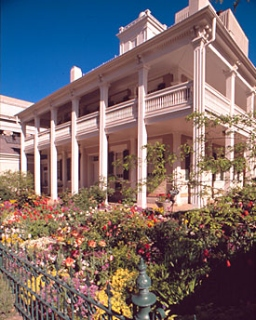
%> input picture 1/color_constancy/awb.jpg, 256 x 320 px
$ octave AWB.m   (GNU Octave 9; MATLAB toolbox functions it lacks are replaced by stand-ins)
%> lines starting %> are read from the running program, lines starting %| are printed output that depends on the picture
I=imread("awb.jpg");
%> I is the input picture: size 320x256x3 uint8; mean R, G, B 121.2, 107.4, 109.3
GrayWorld(I);

function [GW_image] = GrayWorld(I)
    % Read image and specify size of output image
    [Row Col Layer] = size(I);
%> Row = 320; Col = 256; Layer = 3
    GW_image = uint8(zeros(Row, Col, Layer));

    % Retrieve the RGB values
    R = I(:,:,1);
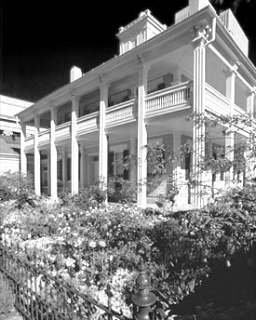
%> R: size 320x256 uint8; min 0, max 255, mean 121.2
    G = I(:,:,2);
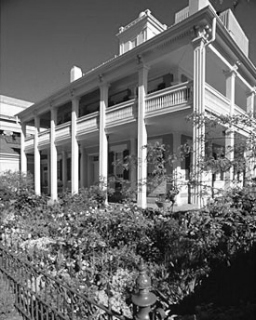
%> G: size 320x256 uint8; min 0, max 255, mean 107.4
    B = I(:,:,3);
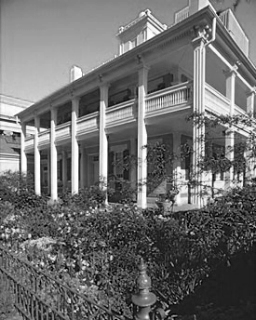
%> B: size 320x256 uint8; min 0, max 255, mean 109.3

    % Calculate means of R,G and B values
    R_mean = mean(mean(R));
%> R_mean = 121.2
    G_mean = mean(mean(G));
%> G_mean = 107.4
    B_mean = mean(mean(B));
%> B_mean = 109.3

    % Compute overall average
    Average = mean([R_mean, G_mean, B_mean]);
%> Average = 112.6

    % Retrieve scaling factor
    R_scale = Average / R_mean;
%> R_scale = 0.929
    G_scale = Average / G_mean;
%> G_scale = 1.05
    B_scale = Average / B_mean;
%> B_scale = 1.03

    % Scale image
    GW_image(:,:,1) = R * R_scale;
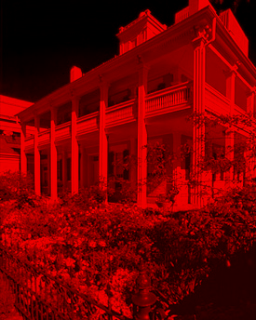
%> GW_image: size 320x256x3 uint8; mean R, G, B 112.6, 0, 0
    GW_image(:,:,2) = G * G_scale;
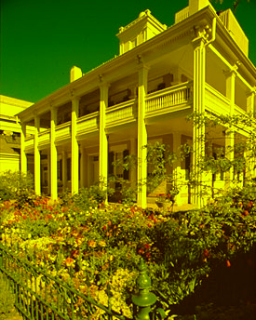
%> GW_image: size 320x256x3 uint8; mean R, G, B 112.6, 112.5, 0
    GW_image(:,:,3) = B * B_scale;

    % Output resulted image and original image
    subplot(1,2,1)
    imshow(GW_image)
    title("Corrected Image");
    subplot(1,2,2)
    imshow(I)
    title("Original Image");
end
